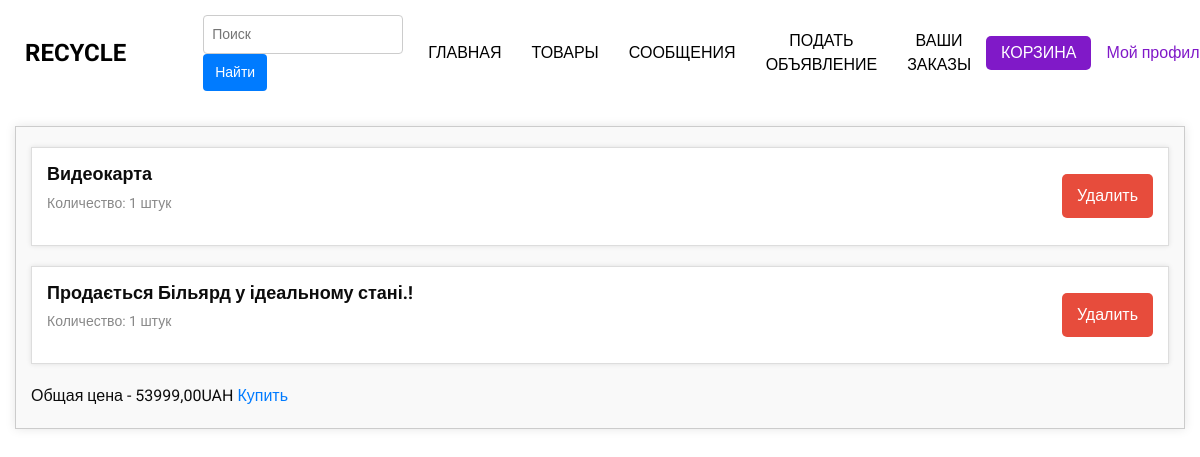
The app's page /cart/ (signed in), older data.
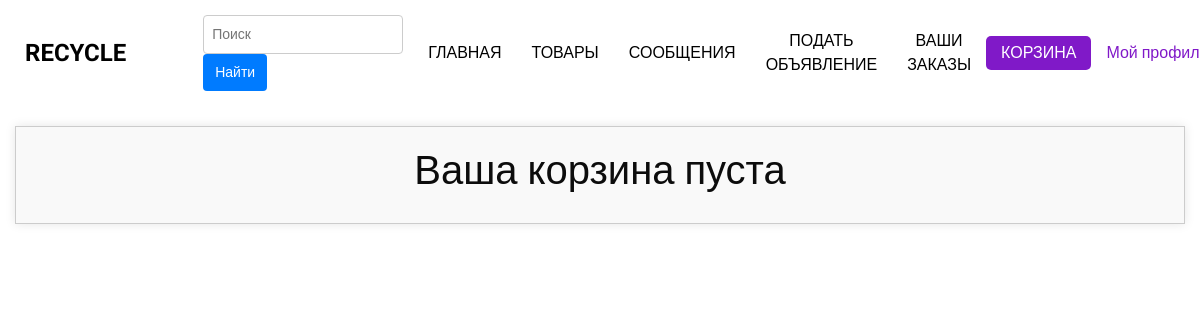
The same page, newer data.
### bboard/models.py (models this page shows, shortened)
class CartItem(models.Model):
    cart = models.ForeignKey(Cart, on_delete=models.CASCADE)
    product = models.ForeignKey(Product, on_delete=models.CASCADE)
    quantity = models.PositiveIntegerField(default=1)
    class Meta:
        verbose_name = "Товар в корзине"
        verbose_name_plural = "Товары в корзине"

class Product(models.Model):
    user = models.ForeignKey(User, on_delete=models.CASCADE, verbose_name="Пользователь")
    category = models.ForeignKey(Category, on_delete=models.CASCADE, verbose_name="Категория")
    title = models.CharField(max_length=200, verbose_name="Заголовок")
    slug = models.SlugField(unique=True, max_length=400, verbose_name="URL", blank=True)
    description = models.TextField(verbose_name="Описание")
    price = models.DecimalField(max_digits=10, decimal_places=2, verbose_name="Цена")
    image_1 = models.ImageField(upload_to="products", null=True, blank=True, verbose_name="Первое изображение")
    image_2 = models.ImageField(upload_to='products', null=True, blank=True, verbose_name="Второе изображение")
    image_3 = models.ImageField(upload_to='products', null=True, blank=True, verbose_name="Третье изображение")
    created_at = models.DateTimeField(auto_now_add=True, null=True, verbose_name="Дата создания")
    thumbnail_1 = ImageSpecField(source='image_1',
                                 processors=[ResizeToFill(500, 500)],
                                 format='JPEG',
                                 options={'quality': 100})
    thumbnail_2 = ImageSpecField(source='image_2',
                                 processors=[ResizeToFill(500, 500)],
                                 format='JPEG',
                                 options={'quality': 100})
    thumbnail_3 = ImageSpecField(source='image_3',
                                 processors=[ResizeToFill(500, 500)],
                                 format='JPEG',
                                 options={'quality': 100})
    class Meta:
        verbose_name = "Товар"
        verbose_name_plural = "Товары"

### bboard/views.py (the view)
# urls.py: path("cart/", views.get_cart, name="cart"),
@login_required
def get_cart(request):
    cart = Cart.objects.get(user=request.user)
    items = cart.products.all()
    quantity_dict = {item.id: CartItem.objects.get(cart=cart, product_id=item.id) for item in items}
    total_price = 0
    for item in items:
        total_price += quantity_dict[item.id].product.price
    return render(request, "products/new/cart.html", {"items": items, "quantity_dict": quantity_dict,
                                                      "total_price": total_price})

### templates/products/new/cart.html (shortened to what this page needs)
{% extends 'products/new/base.html' %}
{% load static %}
{% block styles %}
<link rel="stylesheet" type="text/css" href="{% static 'cart.css' %}">
{% endblock %}
{% block content %}
<div class="container">
    {% if quantity_dict %}
    {% for key, value in quantity_dict.items %}
    <div class="product-block">
        <div class="product-info">
            <h2 class="product-title">{{ value.product.title }}</h2>
            <p class="product-quantity">Количество: {{ value.quantity }} штук</p>
        </div>
        <form method="POST" action="{% url 'delete_cart' product_id=key %}">
            <button class="product-delete-button">Удалить</button>
        </form>
    </div>
    {% endfor %}
    Общая цена - {{total_price}}UAH
    <a href="{% url 'create_order_cart' %}">Купить</a>
    {% else %}
    <h1 align="center">Ваша корзина пуста</h1>
    {% endif %}
</div>
{% endblock %}

Row changes from the older to the newer data that the page shows:
removed CartItem: product "Видеокарта", quantity "1"
removed CartItem: product "Продається Більярд у ідеальному стані.!", quantity "1"
Text that changed along with them:
{{ total_price }}: "53999,00" → (not shown)
text no longer shown: "Общая цена - UAH Купить"
text now shown: "Ваша корзина пуста"
